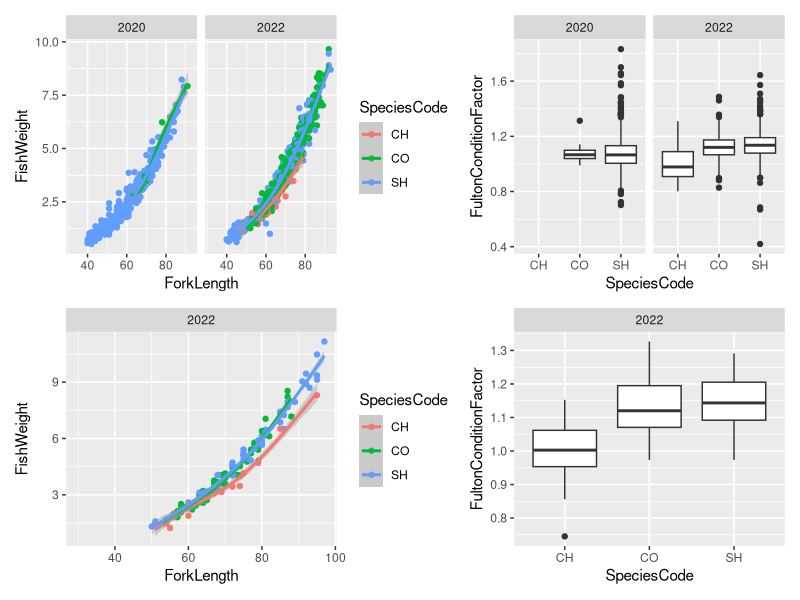
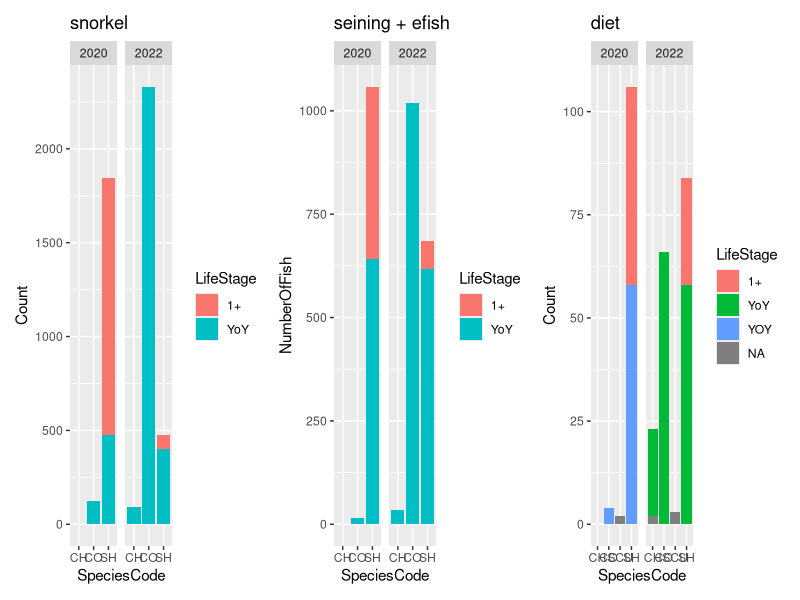
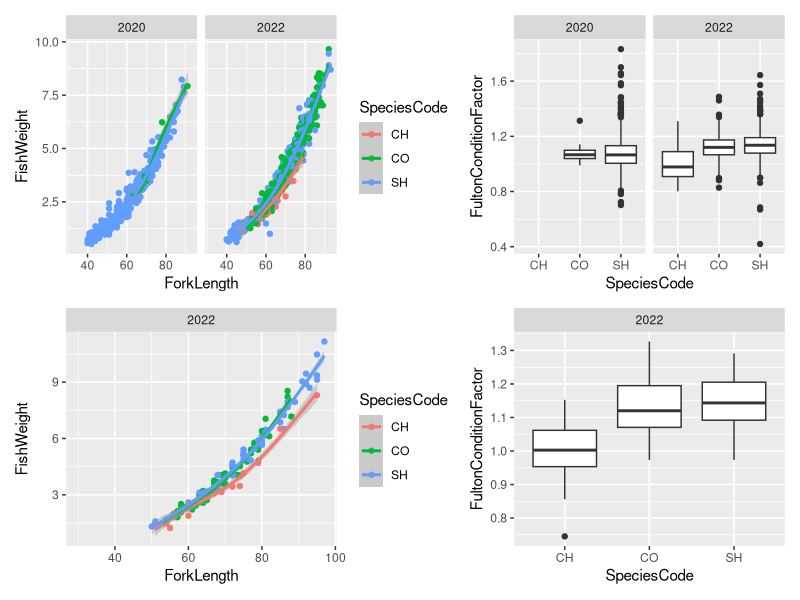
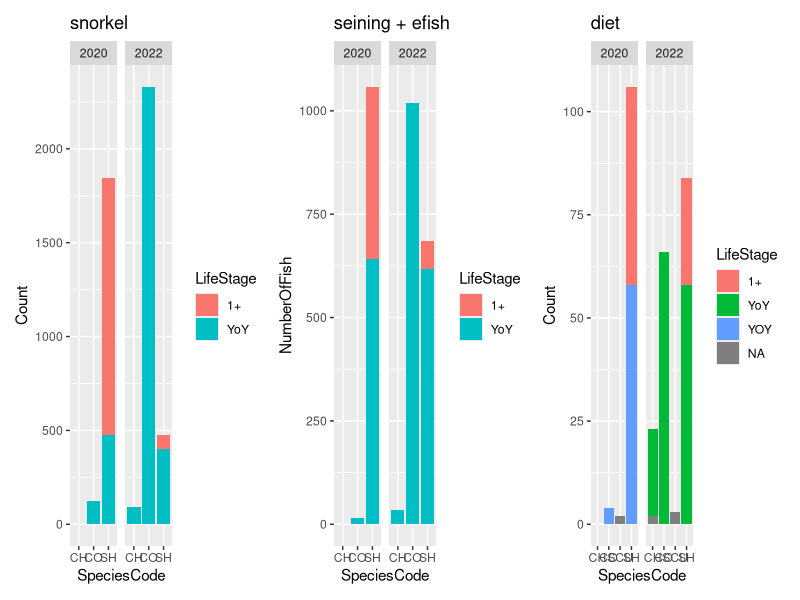

Source code (R) for these figures, in order: (Note: this script raises an error after producing the figures.)
# Last updated 06/03/2026
# notes:
  # fulton condition factor
    # a) fish measurements - sig. b/n CH[0.997], SH[1.108], CO[1.119] & FieldSeason 2022 > 2020 [0.054] dif.
    # b) diet data original - sig. b/n CH[1.015], SH[1.147], CO[1.126] & FieldSeason 2022 > 2020 [0.056] dif.
  # counts
    # proportions from seining + efishing seems to match diet data better (makes sense given they used similar methods to catch fish for gut lavage)
    # snorkel may be most representative but have the highest error...
# NOTE: almost all graphed data is based on YoY lifestage... may want to make adjustments for final report

# Libraries ---------------------------------------------------------------

library(tidyverse)
library(patchwork)

# Calling files -----------------------------------------------------------

fish_snorkel <- read.csv("Data/Created_Data/Fish_Snorkel.csv")
fish_measurement <- read.csv("Data/Created_Data/Fish_Measurement.csv")
diet_data_original <- read.csv("Data/Created_Data/Diet_Data_Original.csv")

# Raw plotting ------------------------------------------------------------

### fulton condition factor

## fish measurement

# fish measurement weight vs length

# limit life stage and dimensions to diet data set
survey_length_weight_plot <- ggplot(fish_measurement %>% filter(LifeStage == "YoY", between(ForkLength, 30, 100)), 
       aes(x = ForkLength, y = FishWeight, color = SpeciesCode)) +
  geom_point() +
  facet_wrap(~FieldSeason) +
  stat_smooth(formula = y ~ splines::ns(x, 3),
              method = "glm")

# fish measurement fulton condition factor

survey_FCF_plot <- ggplot(fish_measurement %>% filter(LifeStage == "YoY", between(ForkLength, 30, 100)), 
       aes(x = SpeciesCode, y = FultonConditionFactor)) +
  geom_boxplot() +
  facet_wrap(~FieldSeason)

## diet data original

# diet data original weight vs length

diet_length_weight_plot <- ggplot(diet_data_original %>% filter(LifeStage == "YoY"), 
       aes(x = ForkLength, y = FishWeight, color = SpeciesCode)) +
  geom_point() +
  facet_wrap(~FieldSeason) +
  stat_smooth(formula = y ~ splines::ns(x, 3),
              method = "glm")

# diet data original fulton condition factor

diet_FCF_plot <- ggplot(diet_data_original %>% filter(LifeStage == "YoY"),
                        aes(x = SpeciesCode, y = FultonConditionFactor)) +
  geom_boxplot() +
  facet_wrap(~FieldSeason)

### rough counts

# snorkel 

snorkel_count_plot <- ggplot(fish_snorkel, 
                             aes(x = SpeciesCode, y = Count, fill = LifeStage)) +
  geom_col() +
  facet_wrap(~FieldSeason) +
  labs(title = "snorkel")

# seining + efishing

measurement_count_plot <- ggplot(fish_measurement, 
                                 aes(x = SpeciesCode, y = NumberOfFish, fill = LifeStage)) +
  geom_col() +
  facet_wrap(~FieldSeason) +
  labs(title = "seining + efish")

# diet 

diet_count_plot <- ggplot(diet_data_original %>% 
                            group_by(SpeciesCode, FieldSeason, LifeStage) %>% 
                            summarize(Count = n()),
                          aes(x = SpeciesCode, y = Count, fill = LifeStage)) +
  geom_col() +
  facet_wrap(~FieldSeason) +
  labs(title = "diet")

### river mapping



# Combining plots ---------------------------------------------------------

### fulton condition factor

(survey_length_weight_plot + survey_FCF_plot) / (diet_length_weight_plot + diet_FCF_plot)
ggsave("Figures/New_Figures/FCF_Comparison.png", width = 10, height = 8)

### counts

snorkel_count_plot + measurement_count_plot + diet_count_plot
ggsave("Figures/New_Figures/Count_Comparison.png", width = 15, height = 10)

# Significance testing ----------------------------------------------------

### fulton condition factor

# fish measurement

summary(glm(FultonConditionFactor ~ SpeciesCode + FieldSeason,
            fish_measurement %>% filter(LifeStage == "YoY", between(ForkLength_mm, 30, 100)),
            family = gaussian(link = "identity")))

# diet data original

summary(glm(FultonConditionFactor ~ SpeciesCode + FieldSeason,
            diet_data_original %>% filter(LifeStage == "YoY"),
            family = gaussian(link = "identity")))
